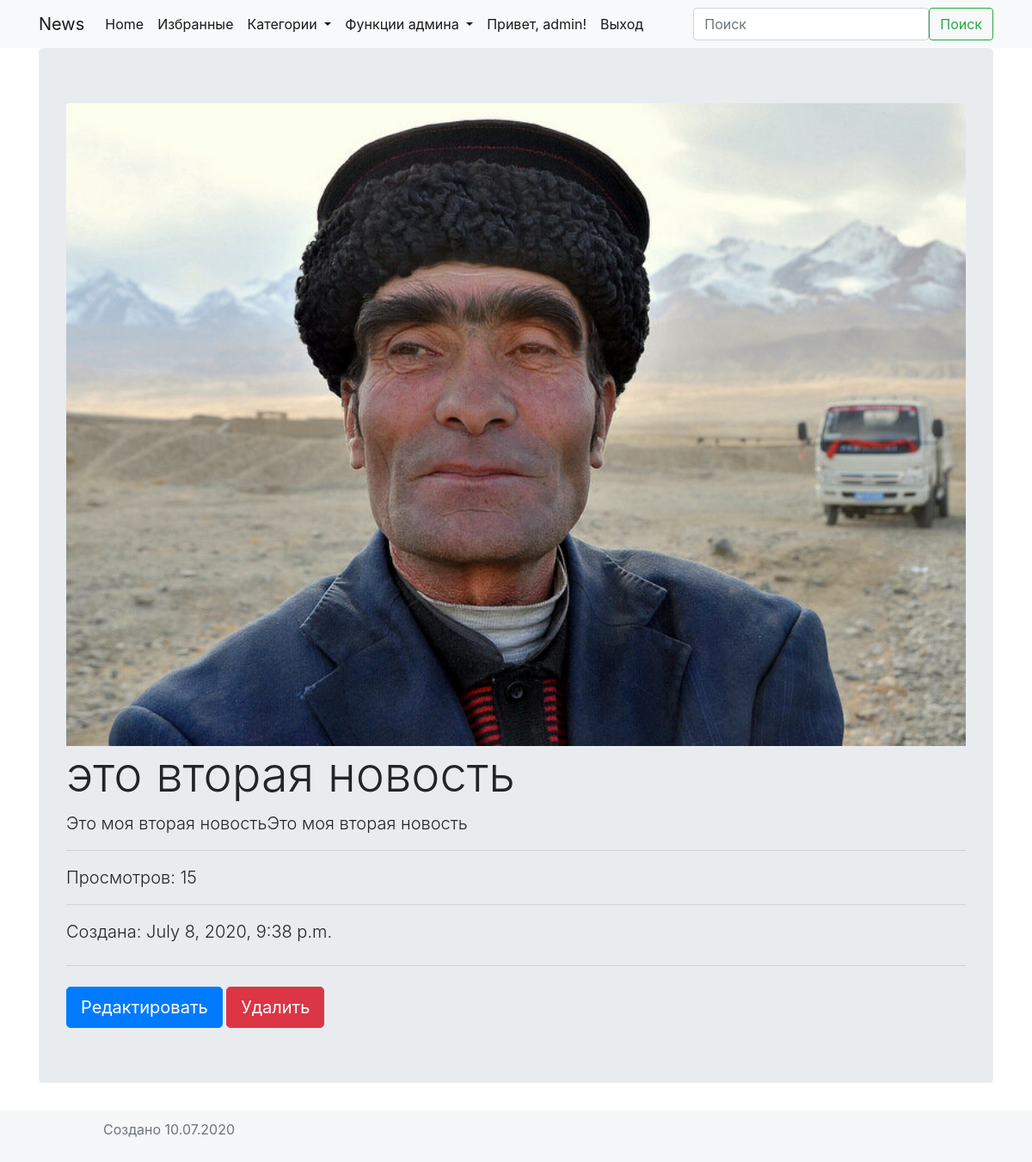
Screenshot of /article/2/ (signed in) with the database file from the repository.
### webapp/models.py (models this page shows, shortened)
class Article(models.Model):
    category_id = models.ForeignKey(Category, related_name='category_id', on_delete=models.SET_NULL, null=True,
                                    blank=True, verbose_name='Категория')
    user_id = models.ForeignKey(User, related_name='user_id', on_delete=models.PROTECT, verbose_name='Пользователь')
    title = models.CharField(max_length=200, verbose_name='Название')
    description = models.TextField(max_length=3000, verbose_name='Описание', null=True, blank=True)
    image = models.ImageField(upload_to='article_image', null=True, blank=True, verbose_name='Фото')
    date = models.DateTimeField(auto_now_add=True,
                                verbose_name='Дата добавления')  # добавил дату создания новости, для вывода новвых новостей
    views = models.IntegerField('Просмотры', default=0)  # добавил счетчик просмотров Новостей
    class Meta:
        verbose_name = 'Новость'
        verbose_name_plural = 'Новости'

### webapp/views.py (the view)
# urls.py: path('article/<int:pk>/', ArticleView.as_view(), name='article_detail'),
class ArticleView(DetailView):
    template_name = 'article_detail.html'
    context_key = 'article'
    model = Article
    def get_context_data(self, **kwargs):
        article = get_object_or_404(Article, id=self.kwargs['pk'])
        article.views += 1  # инкрементируем счётчик просмотров и обновляем поле в базе данных
        article.save(update_fields=['views'])
        context = super().get_context_data(**kwargs)
        context['views'] = article.views
        return context

### webapp/forms.py
class FullSearchForm(forms.Form):
    text = forms.CharField(max_length=20, required=False, label='Поиск')

### webapp/context_processors.py (called while the page is built)
def category(request):
    return {"categories": Category.objects.all()}

def get_search_form(request):
    search_form = FullSearchForm(request.GET or None)
    return {"search_form": search_form}

def favorite_counter(request):
    counter = request.session.get('favorites')
    if counter:
        counter = len(request.session.get('favorites'))
    else:
        counter = 0
    return {"favorite_counter": counter}

### webapp/models.py (called while the page is built)
    def __str__(self):
        return self.title

### webapp/templates/article_detail.html (shortened to what this page needs)
{% extends 'base.html' %}
{% load static %}
{% block content %}
    <div class="jumbotron">
        {% if article.image %}
            <img src="{{ article.image.url }}" class="card-img-top" alt="{{ category.category_name }}">
        {% else %}
            <img src="{% static 'default_image.png' %}" class="card-img-top" alt="No photo">
        {% endif %}
        <h1 class="display-4">{{ article.title }}</h1>
        <p class="lead">{{ article.description }}</p>
    <hr>
        <p class="lead">Просмотров: {{ article.views }}</p>
    <hr>
        <p class="lead">Создана: {{ article.date }}</p>
        <hr class="my-4">
        {% if perms.webapp.article_edit %}
        <a class="btn btn-primary btn-lg" href="{% url 'webapp:article_edit' article.pk %}"
           role="button">Редактировать</a>
        <a class="btn btn-danger btn-lg" href="{% url 'webapp:article_delete' article.pk %}"
           role="button">Удалить</a>
    {% endif %}
    </div>
{% endblock %}

### webapp/templates/base.html (shortened to what this page needs)
{% load static %}
<!doctype html>
<html lang="en">
<head>
    <link rel="stylesheet" href="https://stackpath.bootstrapcdn.com/bootstrap/4.5.0/css/bootstrap.min.css"
>
</head>
<body>
<nav class="navbar navbar-expand-lg navbar-light bg-light">
    <div class="container">
        <a class="navbar-brand" href="{% url 'webapp:easter_egg' %}">News</a>
        <div class="collapse navbar-collapse" id="navbarSupportedContent">
            <ul class="navbar-nav mr-auto">
                <li class="nav-item active">
                    <a class="nav-link" href="{% url 'webapp:index' %}">Home <span class="sr-only">(current)</span></a>
                </li>
                <li class="nav-item active">
                    <a class="nav-link"
                       href="{% url 'webapp:favorite_article' %}">Избранные</a>
                </li>
                {% if user.is_authenticated %}
                    <li class="nav-item dropdown">
                        <a class="nav-link active dropdown-toggle" href="#" id="navbarDropdown" role="button"
                           data-toggle="dropdown" aria-haspopup="true" aria-expanded="false">
                            Категории
                        </a>
                    </li>
                {% endif %}
                {% if perms.webapp.user_add %}
                    <li class="nav-item dropdown">
                        <a class="nav-link active dropdown-toggle" href="#" id="navbarDropdown" role="button"
                           data-toggle="dropdown" aria-haspopup="true" aria-expanded="false">
                            Функции админа
                        </a>
                    </li>
                {% endif %}
                {% if user.is_authenticated %}
                    <li class="nav-item active">
                        <a class="nav-link"
                           href="{% url 'accounts:user_detail' user.pk %}">Привет, {{ user.username }}!</a></li>
                    <li class="nav-item active">
                        <a class="nav-link"
                           href="{% url 'accounts:logout' %}">Выход</a></li>
                {% else %}
                    <li class="nav-item active">
                        <a class="nav-link"
                           href="{% url 'accounts:login' %}">Вход</a></li>
                {% endif %}
            </ul>
            {% if user.is_authenticated %}
                {% include 'partial/search.html' %}
            {% endif %}
        </div>
    </div>
</nav>
<div class="container">
    {% if user.is_authenticated %}
        {% block content %}{% endblock %}
    {% else %}
        {% block login %}{% endblock %}
    {% endif %}
</div>
</body>
<footer class="footer" style="padding-bottom: 10px; padding-top: 10px; background-color: #f6f7f9">
        <p class="text-muted" style="text-align: left; padding-left: 10%">Создано 10.07.2020</p>
</footer>
</html>

### rows the page displays
Article: image (picture), title "это вторая новость", description "Это моя вторая новостьЭто моя вторая новость", views "15", date "July 8, 2020, 9:38 p.m."

### other values shown
{{ user.username }} "admin"
